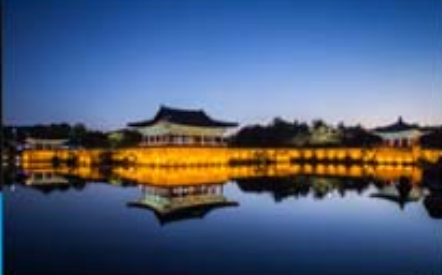
#> input picture computervision/b.PNG, 442 x 275 px, found by its file name
$ python test.py
#> lines starting #> are read from the running program, lines starting #| are printed output that depends on the picture; after the words box and inside, x2 and y2 are one past the last pixel; in counts of white or black regions, pixels touching at a corner belong together
import cv2
import numpy as np
from matplotlib import pyplot as plt

imgfile = 'b.png'
img = cv2.imread(imgfile, cv2.IMREAD_COLOR) # 원본
#> img is the input picture: shape (275, 442, 3); mean B, G, R 120.2, 92.8, 77.9
cv2.imshow('original image',img)

img_R2YC = cv2.cvtColor(img, cv2.COLOR_BGR2YCR_CB) # RGB -> YCbCr
#> img_R2YC: shape (275, 442, 3); mean of channels 0, 1, 2 91.5, 118.3, 144.2
y, cr, cb = cv2.split(img_R2YC)
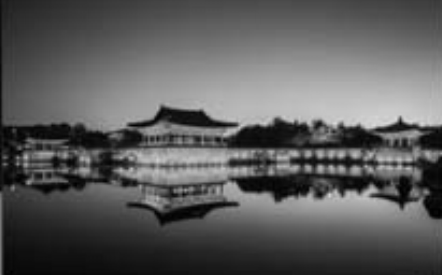
#> y: shape (275, 442); min 1, max 218, mean 91.5
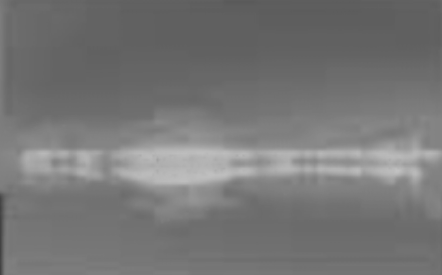
#> cr: shape (275, 442); min 66, max 194, mean 118.3
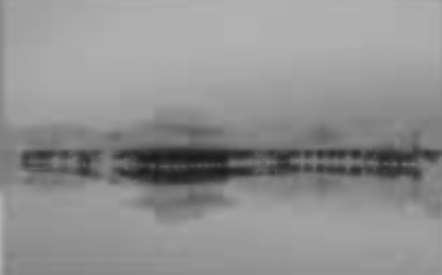
#> cb: shape (275, 442); min 26, max 177, mean 144.2

edges = cv2.Canny(y, 100, 200) # 임계값 각각 100과 200
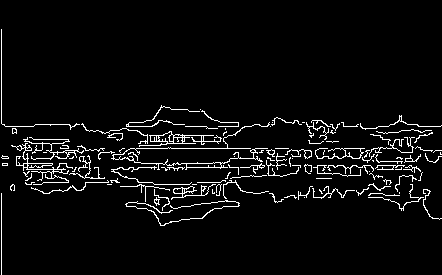
#> edges: shape (275, 442); 4.8% white in thin lines or dots, all inside (x1, y1, x2, y2) = (1, 29, 442, 275)
lines = cv2.HoughLines(edges, 1, np.pi/180, 100) #100개의 점을 1개의 선으로
#> lines = 39 rows, first 8: [148, 1.57], [167, 1.57], [126, 1.57], [1, 0], [165, 1.57], [170, 1.55], [158, 1.57], [160, 1.59]

for line in lines:
    rho,theta = line[0]
    a = np.cos(theta)
    b = np.sin(theta)
    x0 = a*rho
    y0 = b*rho
    x1 = int(x0 + 1000*(-b))
    y1 = int(y0 + 1000*(a))
    x2 = int(x0 - 1000*(-b))
    y2 = int(y0 - 1000*(a))

    cv2.line(img,(x1,y1),(x2,y2),(0,0,255),1)
#> this loop made 39 passes
#> (rho, theta, a, b, x0, y0, x1, y1) on passes 1 to 12: (148, 1.57, -4.37e-08, 1, -6.47e-06, 148, -1000, 147), (167, 1.57, -4.37e-08, 1, -7.3e-06, 167, -1000, 166), (126, 1.57, -4.37e-08, 1, -5.51e-06, 126, -1000, 125), (1, 0, 1, 0, 1, 0, 1, 1000), (165, 1.57, -4.37e-08, 1, -7.21e-06, 165, -1000, 164), (170, 1.55, 0.0175, 1, 2.97, 170, -996, 187), (158, 1.57, -4.37e-08, 1, -6.91e-06, 158, -1000, 157), (160, 1.59, -0.0175, 1, -2.79, 160, -1002, 142), (169, 1.57, -4.37e-08, 1, -7.39e-06, 169, -1000, 168), (145, 1.59, -0.0175, 1, -2.53, 145, -1002, 127), (174, 1.52, 0.0523, 0.999, 9.11, 173.8, -989, 226), (163, 1.57, -4.37e-08, 1, -7.12e-06, 163, -1000, 162)
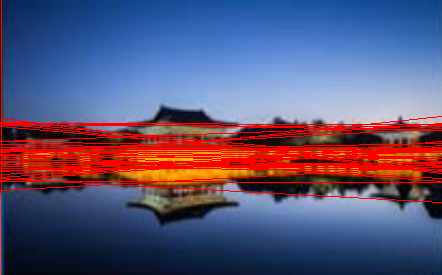
#> img: shape (275, 442, 3); 10.46% of pixels changed, all inside (x1, y1, x2, y2) = (0, 0, 442, 275)

cv2.imshow('cany Edge Detection', edges) #edge 검출
cv2.imshow('ori + houghLines', img)

cv2.waitKey()

$ run again, with computervision/aaa.PNG copied over computervision/b.PNG
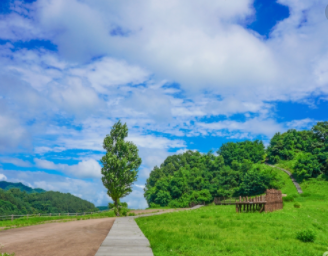
#> input picture computervision/aaa.PNG, 328 x 256 px, found by its file name
#> img is the input picture: shape (256, 328, 3); mean B, G, R 158.4, 154.3, 116.5
#> img_R2YC: shape (256, 328, 3); mean of channels 0, 1, 2 143.5, 108.7, 136.4
#> `edges = cv2.Canny(y, 100, 200)`:
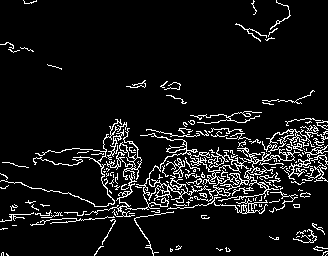
#> edges: shape (256, 328); 8.2% white in thin lines or dots
#> lines = 22 rows, first 8: [225, 1.33], [225, 1.38], [165, 1.55], [227, 1.36], [221, 1.43], [215, 1.52], [227, 1.29], [222, 1.33]
#> the loop `for line in lines:` made 22 passes
#> (rho, theta, a, b, x0, y0, x1, y1) on passes 1 to 8: (225, 1.33, 0.242, 0.97, 54.43, 218.3, -915, 460), (225, 1.38, 0.191, 0.982, 42.93, 220.9, -938, 411), (165, 1.55, 0.0175, 1, 2.88, 165, -996, 182), (227, 1.36, 0.208, 0.978, 47.2, 222, -930, 429), (221, 1.43, 0.139, 0.99, 30.76, 218.8, -959, 358), (215, 1.52, 0.0523, 0.999, 11.25, 214.7, -987, 267), (227, 1.29, 0.276, 0.961, 62.57, 218.2, -898, 493), (222, 1.33, 0.242, 0.97, 53.71, 215.4, -916, 457)
#> after the loop `for line in lines:`:
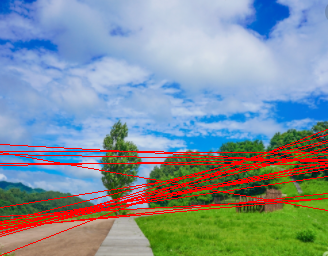
#> img: shape (256, 328, 3); 7.05% of pixels changed, all inside (x1, y1, x2, y2) = (0, 129, 328, 256)

$ run again, with computervision/comhh.PNG copied over computervision/b.PNG
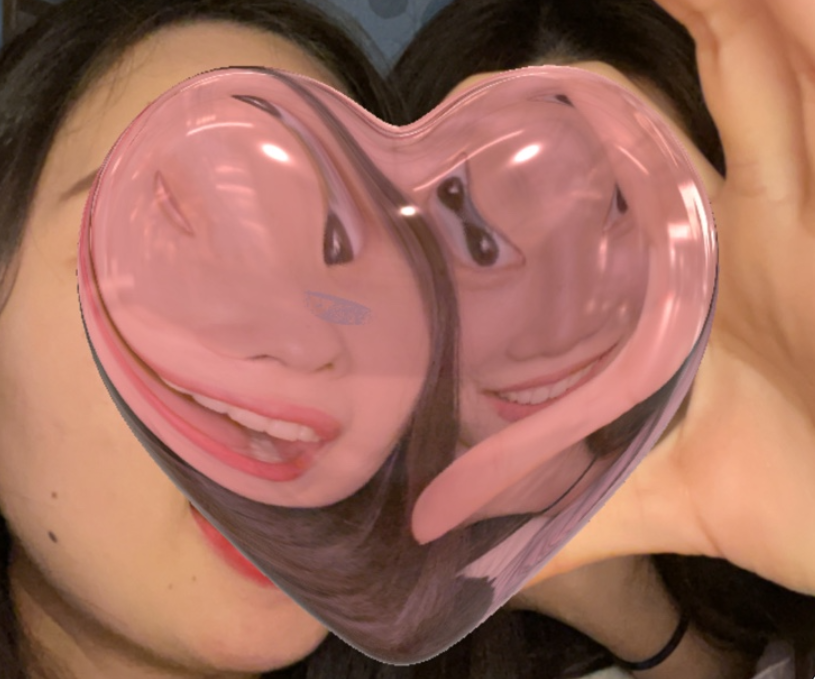
#> input picture computervision/comhh.PNG, 815 x 679 px, found by its file name
#> img is the input picture: shape (679, 815, 3); mean B, G, R 93.1, 107.5, 158.9
#> img_R2YC: shape (679, 815, 3); mean of channels 0, 1, 2 121.2, 154.9, 112.1
#> `edges = cv2.Canny(y, 100, 200)`:
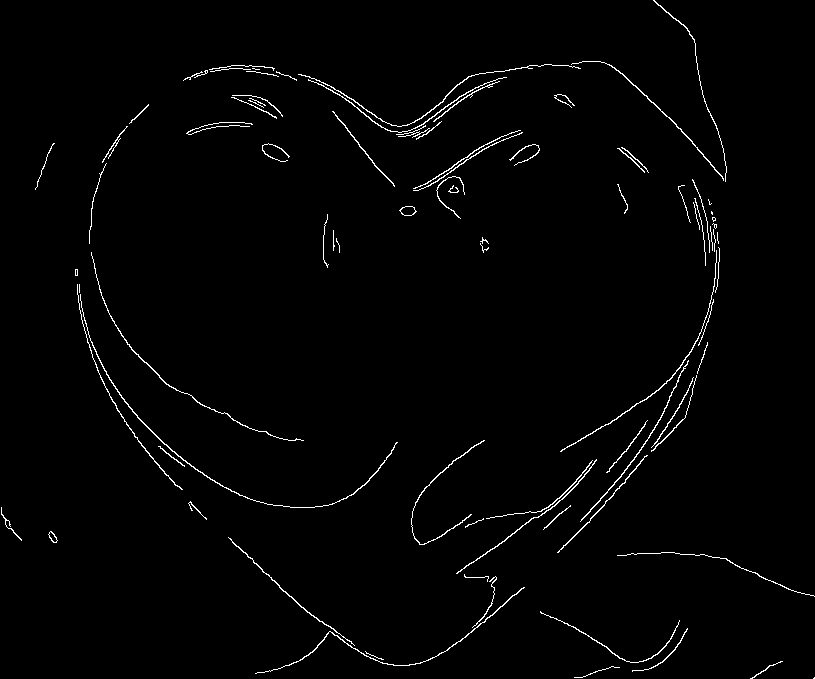
#> edges: shape (679, 815); 1.5% white in thin lines or dots
#> lines = [[785, 0.75], [734, 0.925], [238, 2.32], [732, 0.942], [731, 0.96]]
#> the loop `for line in lines:` made 5 passes
#> (rho, theta, a, b, x0, y0, x1, y1) on passes 1 to 5: (785, 0.75, 0.731, 0.682, 574.1, 535.4, -107, 1266), (734, 0.925, 0.602, 0.799, 441.7, 586.2, -356, 1188), (238, 2.32, -0.682, 0.731, -162.3, 174.1, -893, -507), (732, 0.942, 0.588, 0.809, 430.3, 592.2, -378, 1179), (731, 0.96, 0.574, 0.819, 419.3, 598.8, -399, 1172)
#> after the loop `for line in lines:`:
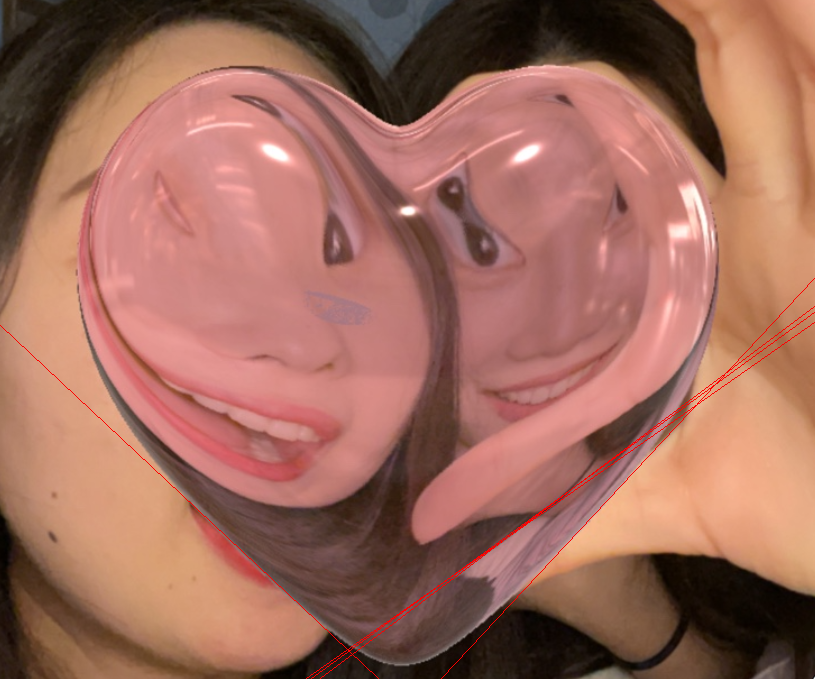
#> img: shape (679, 815, 3); 0.4% of pixels changed, all inside (x1, y1, x2, y2) = (0, 278, 815, 679)
